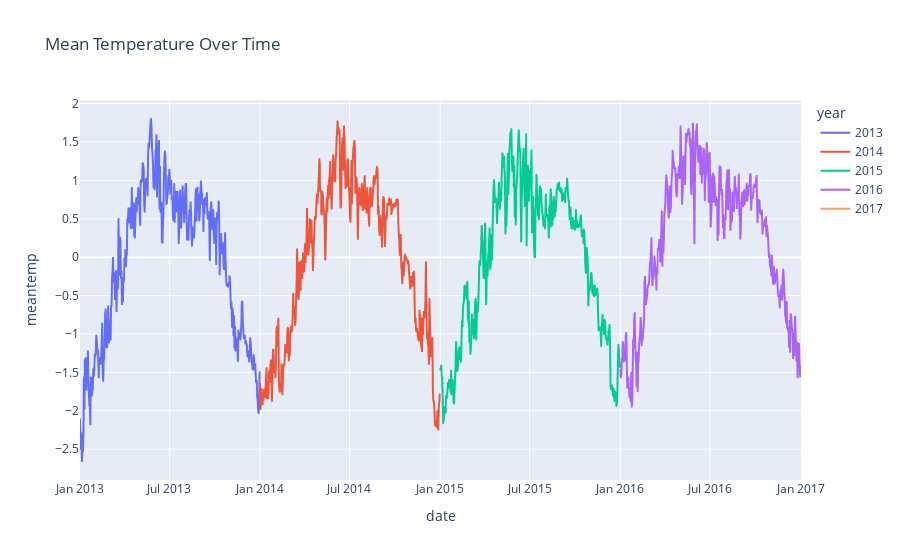

Write notebook code for a chart like this one.
### Code cell
# same plot in plotly

fig = px.line(df_scaled, x=df.index, y='meantemp', color='year', title='Mean Temperature Over Time')
fig.show()

### Figure 1 — Plotly figure (JSON) as saved in the notebook; plotly's stock layout.template omitted (floating-point values rounded to 4 significant figures; data arrays with more than 128 entries replaced by an {"elided": "..."} marker saying what was removed)
{"data": [{"hovertemplate": "year=2013<br>date=%{x}<br>meantemp=%{y}<extra></extra>", "legendgroup": "2013", "line": {"color": "#636efa", "dash": "solid"}, "marker": {"symbol": "circle"}, "mode": "lines", "name": "2013", "showlegend": true, "type": "scattergl", "x": {"elided": "365 str values"}, "xaxis": "x", "y": {"elided": "365 float values"}, "yaxis": "y"}, {"hovertemplate": "year=2014<br>date=%{x}<br>meantemp=%{y}<extra></extra>", "legendgroup": "2014", "line": {"color": "#EF553B", "dash": "solid"}, "marker": {"symbol": "circle"}, "mode": "lines", "name": "2014", "showlegend": true, "type": "scattergl", "x": {"elided": "365 str values"}, "xaxis": "x", "y": {"elided": "365 float values"}, "yaxis": "y"}, {"hovertemplate": "year=2015<br>date=%{x}<br>meantemp=%{y}<extra></extra>", "legendgroup": "2015", "line": {"color": "#00cc96", "dash": "solid"}, "marker": {"symbol": "circle"}, "mode": "lines", "name": "2015", "showlegend": true, "type": "scattergl", "x": {"elided": "365 str values"}, "xaxis": "x", "y": {"elided": "365 float values"}, "yaxis": "y"}, {"hovertemplate": "year=2016<br>date=%{x}<br>meantemp=%{y}<extra></extra>", "legendgroup": "2016", "line": {"color": "#ab63fa", "dash": "solid"}, "marker": {"symbol": "circle"}, "mode": "lines", "name": "2016", "showlegend": true, "type": "scattergl", "x": {"elided": "366 str values"}, "xaxis": "x", "y": {"elided": "366 float values"}, "yaxis": "y"}, {"hovertemplate": "year=2017<br>date=%{x}<br>meantemp=%{y}<extra></extra>", "legendgroup": "2017", "line": {"color": "#FFA15A", "dash": "solid"}, "marker": {"symbol": "circle"}, "mode": "lines", "name": "2017", "showlegend": true, "type": "scattergl", "x": ["2017-01-01T00:00:00"], "xaxis": "x", "y": [-2.11], "yaxis": "y"}], "layout": {"legend": {"title": {"text": "year"}, "tracegroupgap": 0}, "title": {"text": "Mean Temperature Over Time"}, "xaxis": {"anchor": "y", "domain": [0, 1], "title": {"text": "date"}}, "yaxis": {"anchor": "x", "domain": [0, 1], "title": {"text": "meantemp"}}}}
